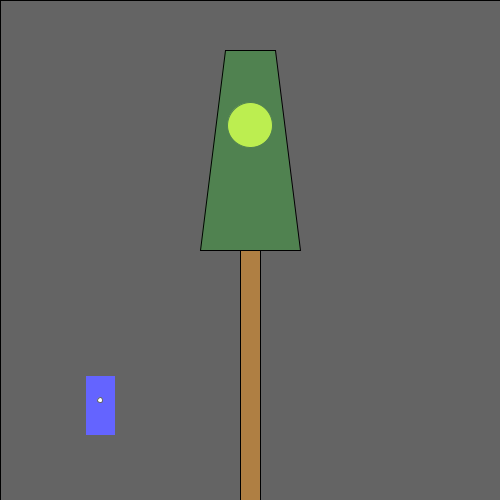
Frame 1 (no input)
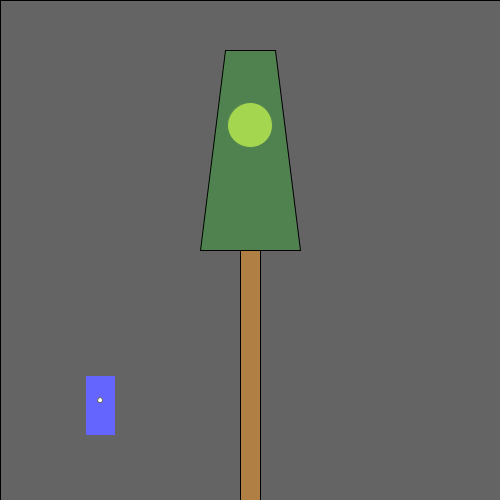
Frame 60 (the mouse pressed at the canvas centre just before this capture)
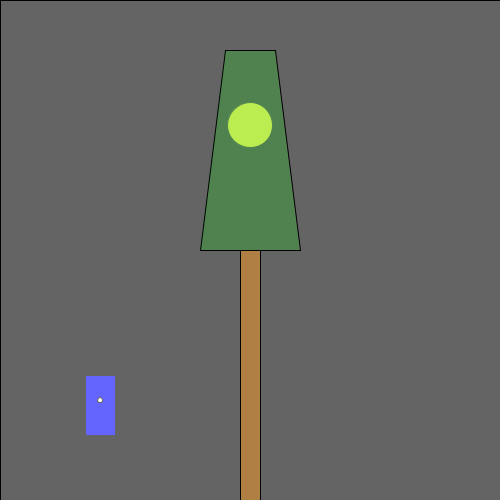
Frame 120 (the mouse held since frame 60 and released just before this capture)

The Processing sketch that drew these frames (run headless with seeded random() and noise(); from frame 60 on, the mouse is pressed at the canvas centre):

// Processing sketch: processing_109381
// ── processing_109381.pde

/*
  Norm Krumpe
  September 22, 2012
  Models a light that is triggered by motion (in this case, motion
  of the mouse).  The light also has a timer.  So, motion turns on the
  light, but a certain amount of time passing with no motion will
  cause the light to turn off again.
*/

// How close you need to get to the
// light sensor in order to turn on
// the light.  Higher values make it
// easier to trigger the light.  Distance
// is measured in pixels.
final int TRIGGER_DISTANCE = 50;

// The location of the sensor:
final int SWITCH_CENTER_X = 100;
final int SWITCH_CENTER_Y = 400;

// seconds until light shuts off automatically when there is no motion
final float SECONDS_UNTIL_AUTO_SHUTOFF = 10; 

// Light will initially be on because of this next value.
// Want the light off initially?  
// Set this to something less than SECONDS_UNTIL_AUTO_SHUTOFF
float timeOfLastTrigger = 0; 
boolean revealTriggerRegion = false;

// Just choose a window size
void setup() {
  size(500, 500);
}

// Each time the mouse moves, check to see
// if it triggered the motion sensor
void mouseMoved() {
  if (motionSensorWasTriggered()) {
    timeOfLastTrigger = millis()/1000.0;
  }
}

// When a key is pressed, toggle the "cheat" that
// reveals the motion sensor's trigger region.
void keyPressed() {
  revealTriggerRegion = !revealTriggerRegion;
}

// Draw the various parts of the scene
void draw() {
  background(0);

  drawLightSwitch();
  drawLamp();  
  drawTriggerRegion();
}

// Draws all components of the lamp
void drawLamp() {
  drawLight();
  fill(0, 255, 0, 50);
  quad(225, 50, 275, 50, 300, 250, 200, 250);
  fill(175, 127, 67);
  rect(240, 250, 20, 250);
}

// How the light gets drawn depends on whether
// the lightbulb is lit.
void drawLight() {

  if (secondsSinceLastTrigger() < SECONDS_UNTIL_AUTO_SHUTOFF) {
    // If the light is on:
    int strength = (int)random(156, 256);
    fill(strength, strength, 0);
    ellipse(250, 125, 45, 45);
    fill(255, 100);
    rect(0, 0, width, height);
  }

  else {
    // Light is off:
    fill(10, 10, 0);
    ellipse(250, 125, 45, 45);
  }
}

// Draw the light switch/sensor
void drawLightSwitch() {
  fill(0, 0, 255);
  rect(SWITCH_CENTER_X - 15, SWITCH_CENTER_Y - 25, 30, 60);
  fill(255);
  ellipse(SWITCH_CENTER_X, SWITCH_CENTER_Y, 5, 5);
}

// Return true if the mouse triggered the sensor
boolean motionSensorWasTriggered() {
  return distanceFromLightSwitch() < TRIGGER_DISTANCE;
}

// Compute the distance between the mouse and the sensor
float distanceFromLightSwitch() {  
  return dist(mouseX, mouseY, SWITCH_CENTER_X, SWITCH_CENTER_Y);
}

// Determine how long it has been since the motion sensor
// was last turned on.
float secondsSinceLastTrigger() {
  return millis()/1000.0 - timeOfLastTrigger;
}

// Show a "cheat" region so that you know where the mouse
// needs to go in order to trigger the light sensor
void drawTriggerRegion() {
  if (revealTriggerRegion) {
    fill(255, 25);
    ellipse(SWITCH_CENTER_X, SWITCH_CENTER_Y, 
    TRIGGER_DISTANCE * 2, TRIGGER_DISTANCE * 2);
  }
}
